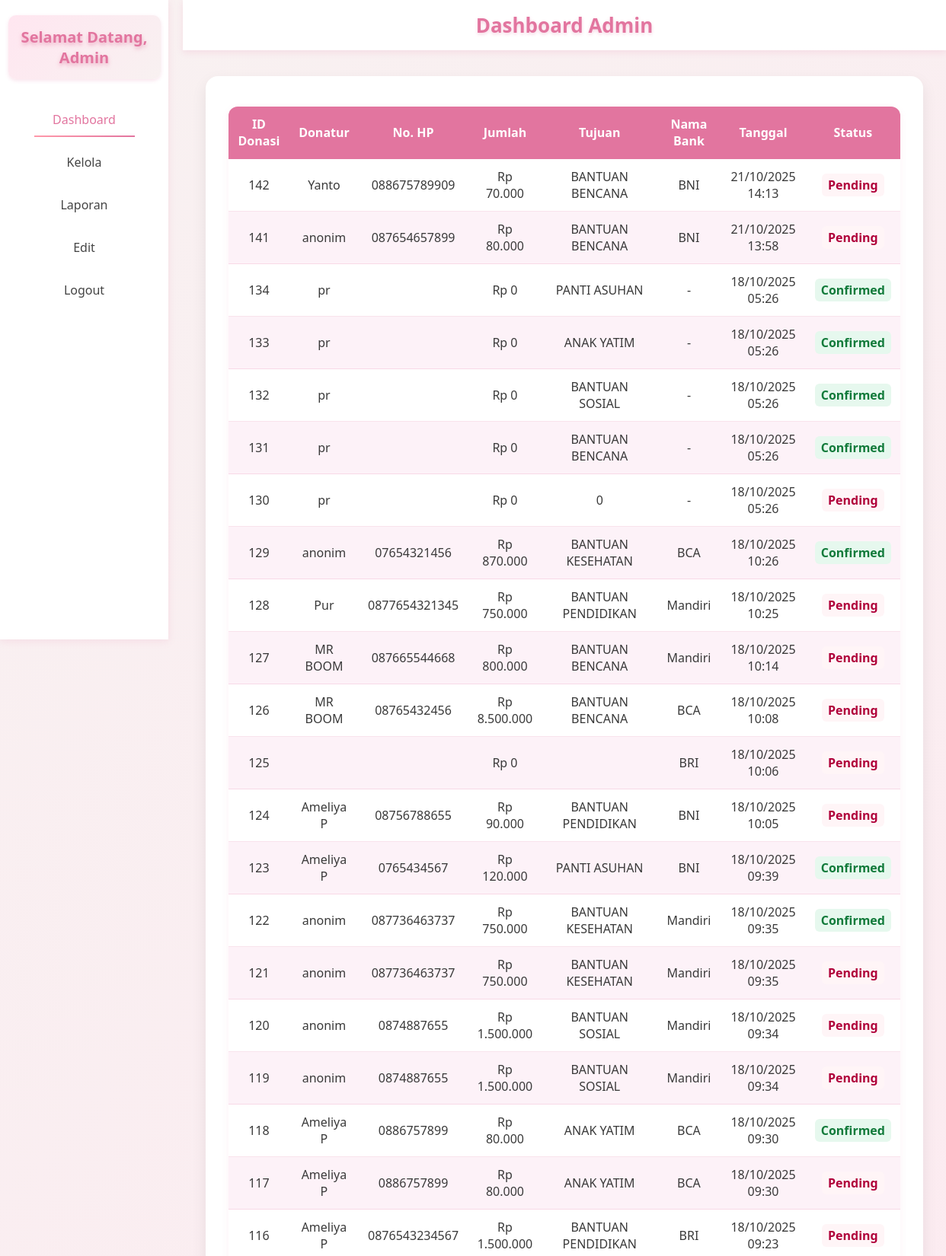
Screenshot of /admin.php (signed in, upper part) with the database file from the repository.
### tables this page shows
CREATE TABLE `donations` (
  `id` int(11) NOT NULL,
  `username` varchar(100) DEFAULT NULL,
  `donor_name` varchar(100) NOT NULL,
  `phone` varchar(20) DEFAULT NULL,
  `amount` decimal(15,2) DEFAULT NULL,
  `created_at` datetime NOT NULL,
  `status` enum('pending','confirmed') NOT NULL DEFAULT 'pending',
  `deleted_admin_temp` enum('yes','no') NOT NULL DEFAULT 'no',
  `tujuan_donasi` varchar(100) NOT NULL,
  `bukti_transfer` varchar(255) DEFAULT NULL,
  `nama_bank` varchar(50) DEFAULT NULL,
  `is_anonim` tinyint(100) NOT NULL DEFAULT 0,
  `tanggal` datetime DEFAULT current_timestamp(),
  `rekening_number` varchar(50) DEFAULT NULL,
  `target_amount` int(11) DEFAULT 0
);

### admin.php (the view, shortened to what this page needs)
<?php
include 'koneksi.php';
$donasiResult = mysqli_query(
    $koneksi,
    "SELECT d.id as donation_id, d.donor_name, d.phone, d.amount,
            IFNULL(d.nama_bank, '-') AS nama_bank,
            d.created_at, d.status, d.bukti_transfer, d.tujuan_donasi, d.is_anonim
     FROM donations d
     WHERE d.deleted_admin_temp = 'no'
     ORDER BY d.id DESC
     LIMIT 100"
);
?>
<!DOCTYPE html>
<html lang="id">
<head>
</head>
<body>
    <div class="sidebar">
        <h2>Selamat Datang, Admin</h2>
        <a href="admin.php" class="active">Dashboard</a>
        <a href="kelola_donasi.php">Kelola</a>
        <a href="laporan_donasi.php">Laporan</a>
        <a href="edit.php">Edit</a>
        <a href="logout.php" onclick="return confirm('Yakin ingin logout?');">Logout</a>
    </div>
    <div class="title-container">
        <h1>Dashboard Admin</h1>
    </div>
    <div class="content">
        <div class="container">
            <table>
                <thead>
                    <tr>
                        <th>ID Donasi</th>
                        <th>Donatur</th>
                        <th>No. HP</th>
                        <th>Jumlah</th>
                        <th>Tujuan</th>
                        <th>Nama Bank</th>
                        <th>Tanggal</th>
                        <th>Status</th>
                    </tr>
                </thead>
                <tbody>
                    <?php
                    $tujuan_map = [];
                    $tujuan_query = mysqli_query($koneksi, "SELECT DISTINCT tujuan_donasi FROM donations ORDER BY tujuan_donasi");
                    while ($row = mysqli_fetch_assoc($tujuan_query)) {
                        $tujuan_map[$row['tujuan_donasi']] = $row['tujuan_donasi'];
                    }
                    if ($donasiResult && mysqli_num_rows($donasiResult) > 0) {
                        while ($d = mysqli_fetch_assoc($donasiResult)) {
                            echo "<tr>";
                            echo "<td>" . htmlspecialchars($d['donation_id']) . "</td>";
                            $namaDonatur = $d['donor_name'];
                            if ($d['is_anonim'] == 1 || $namaDonatur === 'Anonymous' || $namaDonatur === 'Donatur Anonim') {
                                echo "<td>anonim</td>";
                            } else {
                                echo "<td>" . htmlspecialchars($namaDonatur) . "</td>";
                            }
                            echo "<td>" . htmlspecialchars($d['phone']) . "</td>";
                            echo "<td>Rp " . number_format($d['amount'], 0, ',', '.') . "</td>";
                            echo "<td>" . ($tujuan_map[$d['tujuan_donasi']] ?? ucfirst($d['tujuan_donasi'])) . "</td>";
                            echo "<td>" . htmlspecialchars($d['nama_bank']) . "</td>";
                            echo "<td>" . date('d/m/Y H:i', strtotime($d['created_at'])) . "</td>";
                            if ($d['status'] === 'pending') {
                                echo "<td><span class='status-pending'>Pending</span></td>";
                            } else {
                                echo "<td><span class='status-confirm'>Confirmed</span></td>";
                            }
                            echo "</tr>";
                        }
                    } else {
                        echo "<tr><td colspan='8'>Tidak ada data donasi.</td></tr>";
                    }
                    ?>
                </tbody>
            </table>
        </div>
    </div>
</body>
</html>

### admin.php (style rules this page uses)
body { font-family: 'Segoe UI', Tahoma, sans-serif; background: linear-gradient(135deg,#f8f1f1 0%,#ffe6f0 100%); margin: 0; display: flex; min-height: 100vh; color: #3a3a3a; }
.sidebar { width: 220px; background: #fff; color: #e2759f; min-height: 100vh; padding: 20px 0.5px; box-shadow: 0 2px 10px rgba(226, 117, 159, 0.15); position: fixed; left: 0; top: 0; }
.sidebar h2 { font-size: 20px; margin-bottom: 30px; text-align: center; color: #e2759f; background: linear-gradient(135deg, #ffe6f0, #f8f1f1); padding: 15px 10px; border-radius: 10px; margin: 0 10px 30px 10px; box-shadow: 0 2px 5px rgba(226, 117, 159, 0.2); text-shadow: 0 3px 5px rgba(226, 117, 159, 0.53); }
.sidebar a { display: block; padding: 12px 15px; margin-bottom: 10px; text-decoration: none; color: #444; font-weight: 500; text-align: center; position: relative; transition: 0.3s; }
.sidebar a::after { content: ""; position: absolute; bottom: 0; left: 50%; transform: translateX(-50%); width: 0%; height: 2px; background: linear-gradient(90deg, #ff99aa, #e2759f); transition: 0.3s ease; }
.sidebar a.active { color: #e2759f; }
.sidebar a.active::after { width: 60%; }
.content { margin-left: 240px; padding: 30px; flex: 1; }
.container { max-width: 1000px; margin: auto; background: #fff; padding: 30px; border-radius: 16px; box-shadow: 0 8px 20px rgba(0, 0, 0, 0.08); }
h2 { text-align: center; color: #e2759f; margin-bottom: 25px; }
table { width: 100%; border-collapse: collapse; margin-top: 10px; border-radius: 12px; overflow: hidden; box-shadow: 0 3px 10px rgba(226, 117, 159, 0.1); }
th, td { padding: 12px; border-bottom: 1px solid rgba(226, 117, 159, 0.2); text-align: center; }
th { background: #e2759f; color: #fff; }
tr:nth-child(even) { background: #fdf2f8; }
.status-pending { background: #fff5f7; color: #b0003a; padding: 4px 8px; border-radius: 6px; font-weight: 600; }
.status-confirm { background: #e6f8ee; color: #117a3a; padding: 4px 8px; border-radius: 6px; font-weight: 600; }
.title-container { position: fixed; top: 0; left: 240px; width: calc(100% - 240px); background: #fff; text-align: center; padding: 15px 0; box-shadow: 0 3px 8px rgba(226, 117, 159, 0.15); z-index: 500; }
.title-container h1 { color: #e2759f; margin: 0; font-size: 26px; font-weight: 700; text-shadow: 0 2px 4px rgba(226,117,159,0.3); }
.content { padding-top: 100px; }

### rows the page displays
donations: id "142", donor_name "Yanto", phone "088675789909", amount "70.000", tujuan_donasi "BANTUAN BENCANA", nama_bank "BNI", created_at "21/10/2025 14:13", status "Pending"
donations: id "141", is_anonim "anonim", phone "087654657899", amount "80.000", tujuan_donasi "BANTUAN BENCANA", nama_bank "BNI", created_at "21/10/2025 13:58", status "Pending"
donations: id "134", donor_name "pr", amount "0", tujuan_donasi "PANTI ASUHAN", nama_bank "-", created_at "18/10/2025 05:26", status "Confirmed"
donations: id "133", donor_name "pr", amount "0", tujuan_donasi "ANAK YATIM", nama_bank "-", created_at "18/10/2025 05:26", status "Confirmed"
donations: id "132", donor_name "pr", amount "0", tujuan_donasi "BANTUAN SOSIAL", nama_bank "-", created_at "18/10/2025 05:26", status "Confirmed"
donations: id "131", donor_name "pr", amount "0", tujuan_donasi "BANTUAN BENCANA", nama_bank "-", created_at "18/10/2025 05:26", status "Confirmed"
donations: id "130", donor_name "pr", amount "0", tujuan_donasi "0", nama_bank "-", created_at "18/10/2025 05:26", status "Pending"
donations: id "129", is_anonim "anonim", phone "07654321456", amount "870.000", tujuan_donasi "BANTUAN KESEHATAN", nama_bank "BCA", created_at "18/10/2025 10:26", status "Confirmed"
donations: id "128", donor_name "Pur", phone "0877654321345", amount "750.000", tujuan_donasi "BANTUAN PENDIDIKAN", nama_bank "Mandiri", created_at "18/10/2025 10:25", status "Pending"
donations: id "127", donor_name "MR BOOM", phone "087665544668", amount "800.000", tujuan_donasi "BANTUAN BENCANA", nama_bank "Mandiri", created_at "18/10/2025 10:14", status "Pending"
donations: id "126", donor_name "MR BOOM", phone "08765432456", amount "8.500.000", tujuan_donasi "BANTUAN BENCANA", nama_bank "BCA", created_at "18/10/2025 10:08", status "Pending"
donations: id "125", amount "0", nama_bank "BRI", created_at "18/10/2025 10:06", status "Pending"
donations: id "124", donor_name "Ameliya P", phone "08756788655", amount "90.000", tujuan_donasi "BANTUAN PENDIDIKAN", nama_bank "BNI", created_at "18/10/2025 10:05", status "Pending"
donations: id "123", donor_name "Ameliya P", phone "0765434567", amount "120.000", tujuan_donasi "PANTI ASUHAN", nama_bank "BNI", created_at "18/10/2025 09:39", status "Confirmed"
donations: id "122", is_anonim "anonim", phone "087736463737", amount "750.000", tujuan_donasi "BANTUAN KESEHATAN", nama_bank "Mandiri", created_at "18/10/2025 09:35", status "Confirmed"
donations: id "121", is_anonim "anonim", phone "087736463737", amount "750.000", tujuan_donasi "BANTUAN KESEHATAN", nama_bank "Mandiri", created_at "18/10/2025 09:35", status "Pending"
donations: id "120", is_anonim "anonim", phone "0874887655", amount "1.500.000", tujuan_donasi "BANTUAN SOSIAL", nama_bank "Mandiri", created_at "18/10/2025 09:34", status "Pending"
donations: id "119", is_anonim "anonim", phone "0874887655", amount "1.500.000", tujuan_donasi "BANTUAN SOSIAL", nama_bank "Mandiri", created_at "18/10/2025 09:34", status "Pending"
donations: id "118", donor_name "Ameliya P", phone "0886757899", amount "80.000", tujuan_donasi "ANAK YATIM", nama_bank "BCA", created_at "18/10/2025 09:30", status "Confirmed"
donations: id "117", donor_name "Ameliya P", phone "0886757899", amount "80.000", tujuan_donasi "ANAK YATIM", nama_bank "BCA", created_at "18/10/2025 09:30", status "Pending"
donations: id "116", donor_name "Ameliya P", phone "0876543234567", amount "1.500.000", tujuan_donasi "BANTUAN PENDIDIKAN", nama_bank "BRI", created_at "18/10/2025 09:23", status "Pending"
